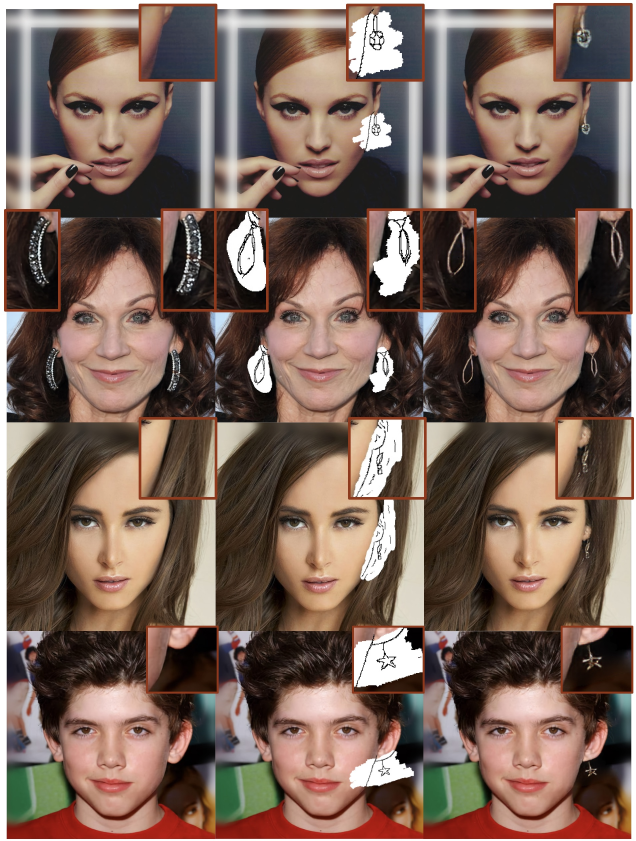
#> input picture ai/imgs/earring.jpg, 1908 x 2522 px, found by its file name (shown at 1/3 size)
$ python detect.py
#> lines starting #> are read from the running program, lines starting #| are printed output that depends on the picture
### ai/anonymize_face_simple.py
# import the necessary packages
import numpy as np
import cv2
def anonymize_face_simple(image, factor=3.0):
	# automatically determine the size of the blurring kernel based
	# on the spatial dimensions of the input image
	(h, w) = image.shape[:2]
	kW = int(w / factor)
	kH = int(h / factor)
	# ensure the width of the kernel is odd
	if kW % 2 == 0:
		kW -= 1
	# ensure the height of the kernel is odd
	if kH % 2 == 0:
		kH -= 1
	# apply a Gaussian blur to the input image using our computed
	# kernel size
	return cv2.GaussianBlur(image, (kW, kH), 0)

### ai/detect.py

from anonymize_face_pixelate import anonymize_face_pixelate
from anonymize_face_simple import anonymize_face_simple
import numpy as np
import cv2
import argparse
import sys
import os

tempVar = [[2056,2419,150,513], [805,1201,141,537]]
def isSame(y,ey,x,ex):
	for tv in tempVar:
		if np.array_equal(tv, np.array([y,ey,x,ex])):
			return True
	return False

# 입력 파일 저징하기
image_file = ".\\imgs\\earring.jpg"

# 캐스테이드 파일의 경로 지정하기
cascade_file = ".\\cascade\\haarcascade_frontalface_alt.xml"

# 이미지 읽어 들이기
image = cv2.imread(image_file)
#> image is the input picture: shape (2522, 1908, 3); mean B, G, R 88.5, 99.1, 120.9
# print(image)

# 그레이스케일로 변환하기
image_gs = cv2.cvtColor(image, cv2.COLOR_BGR2GRAY)
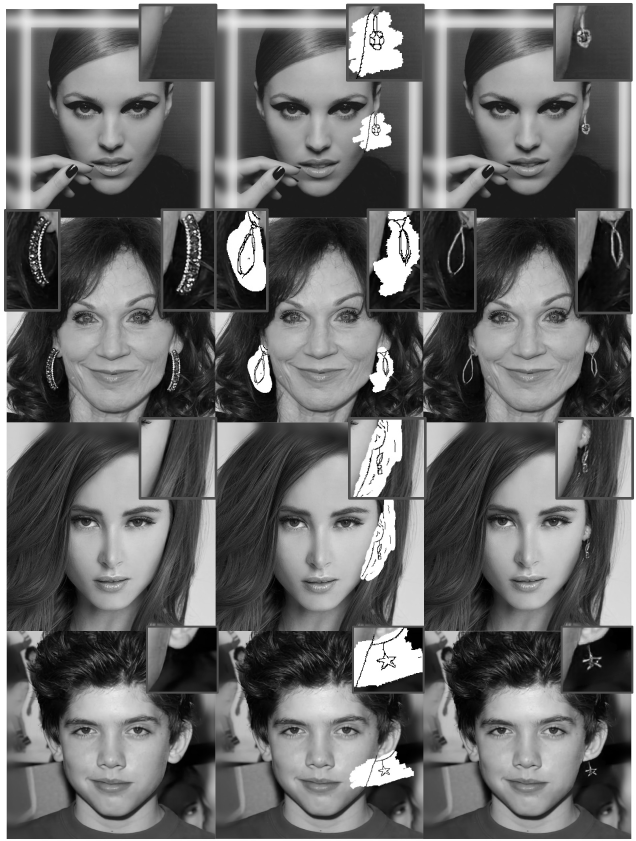
#> image_gs: shape (2522, 1908) (shown at 1/3 size); min 0, max 255, mean 104.4

# 얼굴 인식 특징 파일 읽어 들이기
cascade = cv2.CascadeClassifier(cascade_file)
# 얼굴 인식 실행하기
face_list = cascade.detectMultiScale(image_gs, scaleFactor=1.1, minNeighbors=1, minSize=(150, 150))
#> face_list = [[150, 2056, 363, 363], [1390, 2053, 369, 369], [773, 2055, 363, 363], [149, 185, 374, 374], [761, 187, 381, 381], [1392, 185, 379, 379], [141, 805, 396, 396], [1389, 1417, 387, 387], [138, 1416, 396, 396], [767, 1422, 382, 382], [777, 815, 367, 367], [1391, 808, 391, 391]]

if len(face_list) > 0:
	# 인식한 부분 표시하기
	print(face_list)
#| [[ 150 2056  363  363]
#|  [1390 2053  369  369]
#|  [ 773 2055  363  363]
#|  [ 149  185  374  374]
#|  [ 761  187  381  381]
#|  [1392  185  379  379]
#|  [ 141  805  396  396]
#|  [1389 1417  387  387]
#|  [ 138 1416  396  396]
#|  [ 767 1422  382  382]
#|  [ 777  815  367  367]
#|  [1391  808  391  391]]
	color = (0, 0, 255)
	for face in face_list:
		x, y, w, h = face
		face2 = image[y:y+h, x:x+w]
		if not isSame(y,y+h,x,x+w) :
			face2 = anonymize_face_simple(face2, factor=3.0)
			image[y:y+h, x:x+w] = face2
#> this loop made 12 passes
#> (x, y, kW in anonymize_face_simple, kH in anonymize_face_simple) on passes 2, 3, 4, 5, 6, 8, 9, 10, 11, 12: (1390, 2053, 123, 123), (773, 2055, 121, 121), (149, 185, 123, 123), (761, 187, 127, 127), (1392, 185, 125, 125), (1389, 1417, 129, 129), (138, 1416, 131, 131), (767, 1422, 127, 127), (777, 815, 121, 121), (1391, 808, 129, 129)
#> pass 1, `face2 = image[y:y+h, x:x+w]`:
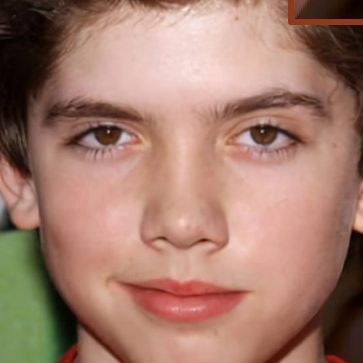
#> face2: shape (363, 363, 3); mean B, G, R 108.4, 123.4, 163.1
#> pass 2, `face2 = image[y:y+h, x:x+w]`:
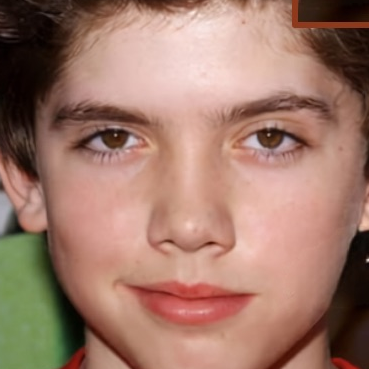
#> face2: shape (369, 369, 3); mean B, G, R 106.1, 121.3, 159.9
#> pass 2, `face2 = anonymize_face_simple(face2, factor=3.0)`:
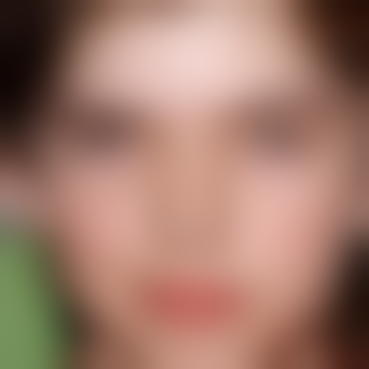
#> face2: shape (369, 369, 3); mean B, G, R 106.2, 121.3, 159.9
#> pass 3, `face2 = image[y:y+h, x:x+w]`:
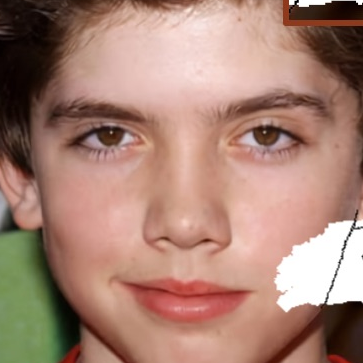
#> face2: shape (363, 363, 3); mean B, G, R 115.8, 130.3, 167.7
#> after the loop:
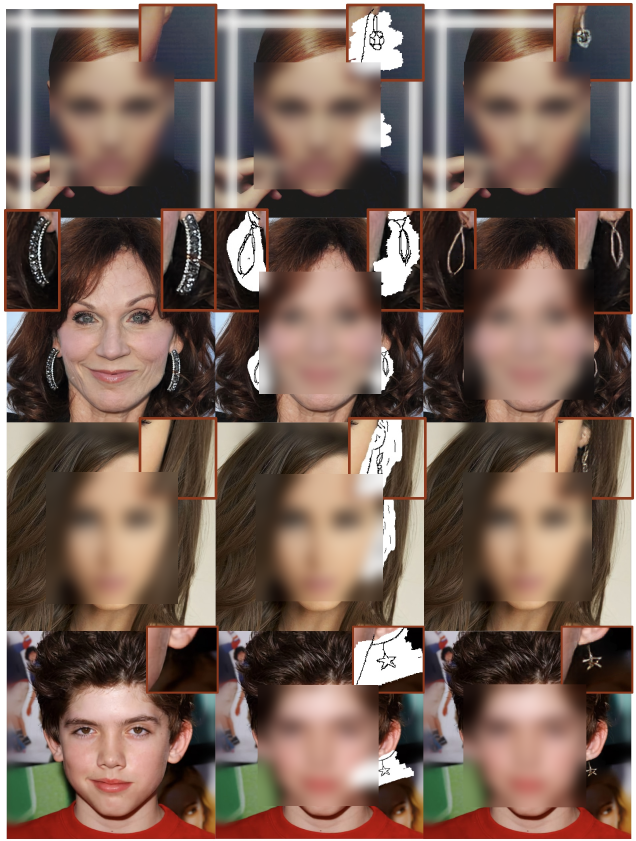
#> image: shape (2522, 1908, 3) (shown at 1/3 size); mean B, G, R 88.5, 99.1, 121

        # cv2.rectangle(image, (x, y), (x+w, y+h), color, thickness=8)

	# 파일로 출력하기
	cv2.imwrite(".\\result\\tongchun-facedetect.png", image)

else:
	print("no face")

$ run again, with ai/imgs/face_edit.jpg copied over ai/imgs/earring.jpg
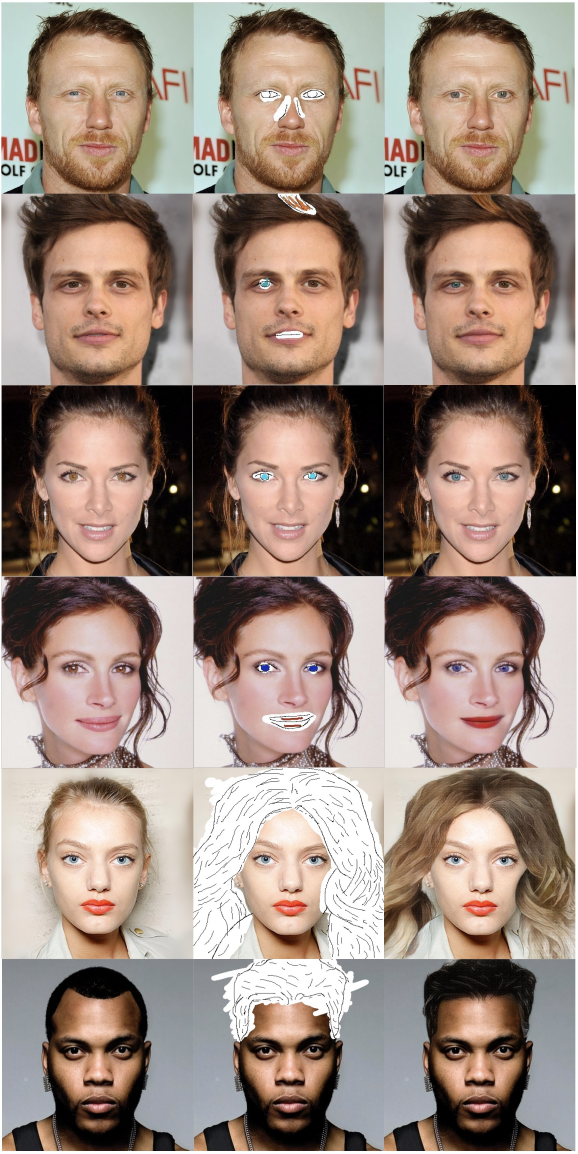
#> input picture ai/imgs/face_edit.jpg, 1732 x 3462 px, found by its file name (shown at 1/3 size)
#> image is the input picture: shape (3462, 1732, 3); mean B, G, R 126.6, 137.5, 156
#> face_list = 18 rows, first 6: [1269, 1857, 360, 360], [112, 1284, 363, 363], [696, 1287, 342, 342], [1276, 2448, 329, 329], [125, 3020, 335, 335], [709, 3026, 321, 321]
#> (printed output is left out)
#> the loop `for face in face_list:` made 18 passes
#> (x, y, kW in anonymize_face_simple, kH in anonymize_face_simple) on passes 1 to 8: (1269, 1857, 119, 119), (112, 1284, 121, 121), (696, 1287, 113, 113), (1276, 2448, 109, 109), (125, 3020, 111, 111), (709, 3026, 107, 107), (679, 130, 119, 119), (81, 689, 139, 139)
#> pass 1, `face2 = anonymize_face_simple(face2, factor=3.0)`:
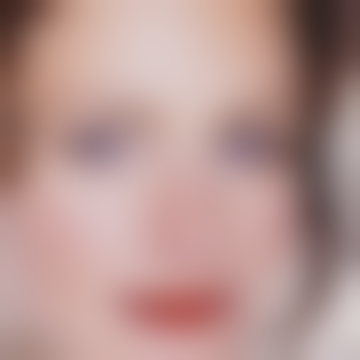
#> face2: shape (360, 360, 3); mean B, G, R 143.9, 148.5, 182.3
#> after the loop `for face in face_list:`:
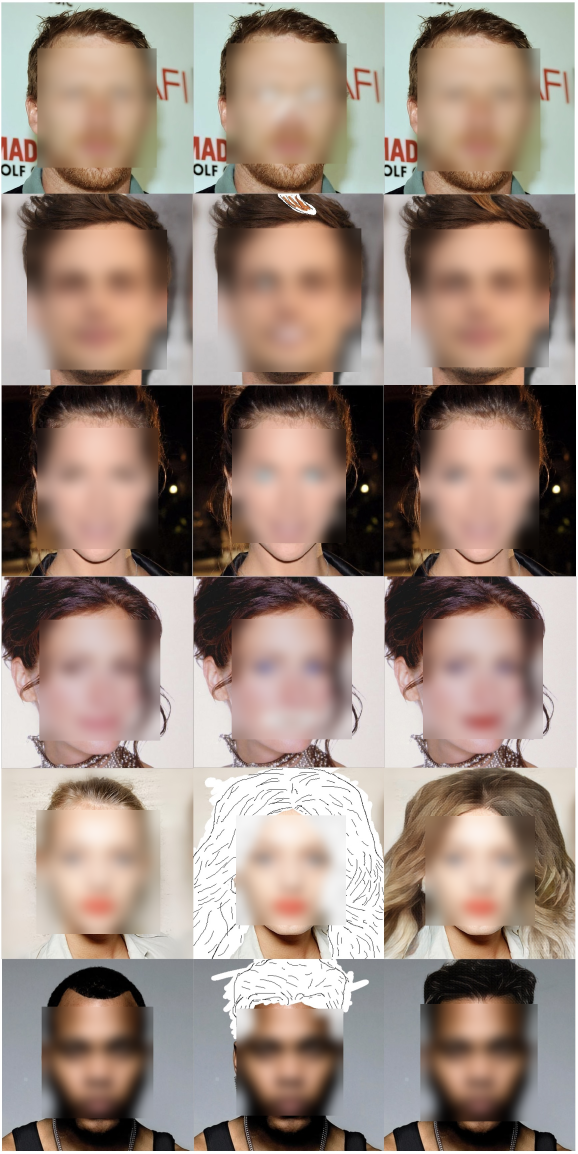
#> image: shape (3462, 1732, 3) (shown at 1/3 size); mean B, G, R 126.6, 137.5, 156
